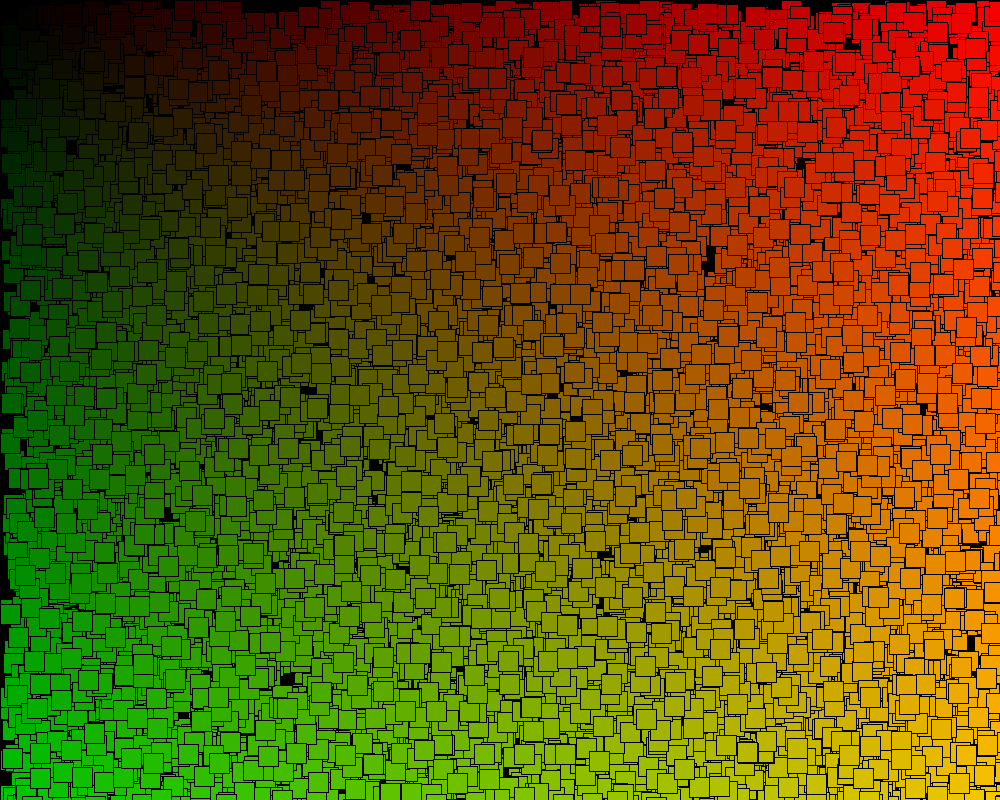
Frame 1 (no input)
Frame 60 (the mouse pressed at the canvas centre just before this capture): identical to frame 1, image omitted
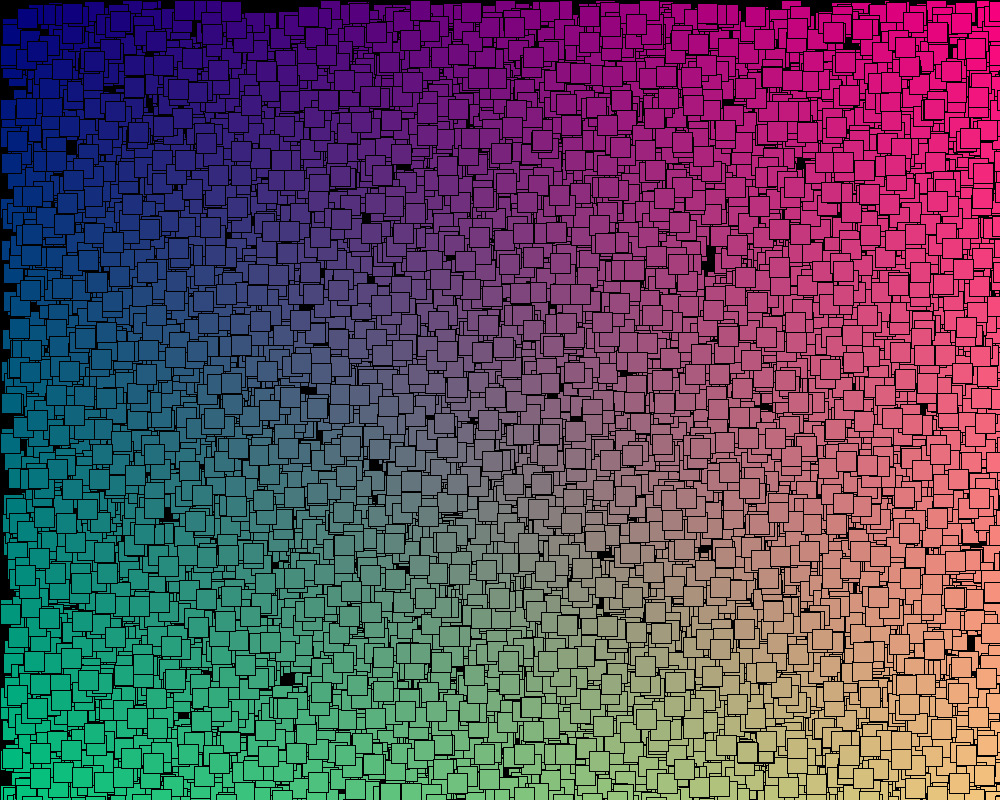
Frame 120 (the mouse held since frame 60 and released just before this capture)

The Processing sketch that drew these frames (run headless with seeded random() and noise(); from frame 60 on, the mouse is pressed at the canvas centre):

// Processing sketch: PXP_random_positions_without_flicker
// ── PXP_random_positions_without_flicker.pde
// The world pixel by pixel 2019
// Daniel Rozin
// Random positioning of elements with array to store the randoms

int cellSize= 20;                  // the size of each element
int numOfElements=10000;           //  how many to draw every frame
float randomXPositions[]= new float[0];     // creating an empty array of floats
float randomYPositions[]= new float[0];     // creating an empty array of floats
void setup() {
  size(1000, 800);  
  for (int i = 0; i < numOfElements; i++) {                                              // adding random numbers to the array
    randomXPositions= append( randomXPositions, random(width));
    randomYPositions= append( randomYPositions, random(height));
  }
}

void draw() {
  background (0);
  for (int i = 0; i < numOfElements; i++) {
   float xPosition = randomXPositions[i];                 // get the random numbers from the array
    float yPosition = randomYPositions[i];
    fill(xPosition/4, yPosition/4, mouseX/4);            // give it some color and inteactivity
    rect(xPosition, yPosition, cellSize, cellSize);
  }
}
